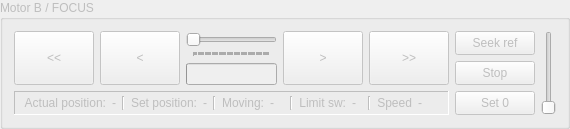
     <widget class="QGroupBox" name="group_b">
      <property name="enabled">
       <bool>false</bool>
      </property>
      <property name="title">
       <string>Motor B / FOCUS</string>
      </property>
      <layout class="QGridLayout" name="gridLayout_2">
       <item row="0" column="0">
        <layout class="QHBoxLayout" name="horizontalLayout_14">
         <item>
          <widget class="QPushButton" name="btn_b_left">
           <property name="sizePolicy">
            <sizepolicy hsizetype="Minimum" vsizetype="Expanding">
             <horstretch>0</horstretch>
             <verstretch>0</verstretch>
            </sizepolicy>
           </property>
           <property name="text">
            <string>&lt;&lt;</string>
           </property>
           <property name="autoRepeat">
            <bool>true</bool>
           </property>
           <property name="autoRepeatInterval">
            <number>50</number>
           </property>
          </widget>
         </item>
         <item>
          <widget class="QPushButton" name="btn_b_left_fine">
           <property name="sizePolicy">
            <sizepolicy hsizetype="Minimum" vsizetype="Expanding">
             <horstretch>0</horstretch>
             <verstretch>0</verstretch>
            </sizepolicy>
           </property>
           <property name="text">
            <string>&lt;</string>
           </property>
           <property name="autoRepeat">
            <bool>true</bool>
           </property>
           <property name="autoRepeatInterval">
            <number>50</number>
           </property>
          </widget>
         </item>
         <item>
          <layout class="QVBoxLayout" name="verticalLayout_3">
           <item>
            <widget class="QSlider" name="slider_b">
             <property name="sizePolicy">
              <sizepolicy hsizetype="Expanding" vsizetype="Minimum">
               <horstretch>0</horstretch>
               <verstretch>0</verstretch>
              </sizepolicy>
             </property>
             <property name="maximum">
              <number>65535</number>
             </property>
             <property name="orientation">
              <enum>Qt::Horizontal</enum>
             </property>
             <property name="tickPosition">
              <enum>QSlider::TicksBelow</enum>
             </property>
             <property name="tickInterval">
              <number>1000</number>
             </property>
            </widget>
           </item>
           <item>
            <widget class="QProgressBar" name="progress_b">
             <property name="maximum">
              <number>65535</number>
             </property>
             <property name="value">
              <number>0</number>
             </property>
             <property name="textVisible">
              <bool>false</bool>
             </property>
            </widget>
           </item>
          </layout>
         </item>
         <item>
          <widget class="QPushButton" name="btn_b_right_fine">
           <property name="sizePolicy">
            <sizepolicy hsizetype="Minimum" vsizetype="Expanding">
             <horstretch>0</horstretch>
             <verstretch>0</verstretch>
            </sizepolicy>
           </property>
           <property name="text">
            <string>&gt;</string>
           </property>
           <property name="autoRepeat">
            <bool>true</bool>
           </property>
           <property name="autoRepeatInterval">
            <number>50</number>
           </property>
          </widget>
         </item>
         <item>
          <widget class="QPushButton" name="btn_b_right">
           <property name="sizePolicy">
            <sizepolicy hsizetype="Minimum" vsizetype="Expanding">
             <horstretch>0</horstretch>
             <verstretch>0</verstretch>
            </sizepolicy>
           </property>
           <property name="text">
            <string>&gt;&gt;</string>
           </property>
           <property name="autoRepeat">
            <bool>true</bool>
           </property>
           <property name="autoRepeatInterval">
            <number>50</number>
           </property>
          </widget>
         </item>
        </layout>
       </item>
       <item row="0" column="1" rowspan="2">
        <layout class="QVBoxLayout" name="verticalLayout_4">
         <item>
          <widget class="QPushButton" name="btn_b_seek">
           <property name="sizePolicy">
            <sizepolicy hsizetype="Minimum" vsizetype="Expanding">
             <horstretch>0</horstretch>
             <verstretch>0</verstretch>
            </sizepolicy>
           </property>
           <property name="text">
            <string>Seek ref</string>
           </property>
          </widget>
         </item>
         <item>
          <widget class="QPushButton" name="btn_b_stop">
           <property name="sizePolicy">
            <sizepolicy hsizetype="Minimum" vsizetype="Expanding">
             <horstretch>0</horstretch>
             <verstretch>0</verstretch>
            </sizepolicy>
           </property>
           <property name="text">
            <string>Stop</string>
           </property>
          </widget>
         </item>
         <item>
          <widget class="QPushButton" name="btn_b_0">
           <property name="sizePolicy">
            <sizepolicy hsizetype="Minimum" vsizetype="Expanding">
             <horstretch>0</horstretch>
             <verstretch>0</verstretch>
            </sizepolicy>
           </property>
           <property name="text">
            <string>Set 0</string>
           </property>
          </widget>
         </item>
        </layout>
       </item>
       <item row="0" column="2" rowspan="2">
        <widget class="QSlider" name="slider_b_speed">
         <property name="orientation">
          <enum>Qt::Vertical</enum>
         </property>
        </widget>
       </item>
       <item row="1" column="0">
        <widget class="QFrame" name="frame_2">
         <property name="frameShape">
          <enum>QFrame::Panel</enum>
         </property>
         <property name="frameShadow">
          <enum>QFrame::Sunken</enum>
         </property>
         <layout class="QHBoxLayout" name="horizontalLayout_9">
          <property name="topMargin">
           <number>4</number>
          </property>
          <property name="bottomMargin">
           <number>4</number>
          </property>
          <item>
           <layout class="QHBoxLayout" name="horizontalLayout_10">
            <item>
             <widget class="QLabel" name="label_a_5">
              <property name="text">
               <string>Actual position:</string>
              </property>
              <property name="alignment">
               <set>Qt::AlignRight|Qt::AlignTrailing|Qt::AlignVCenter</set>
              </property>
             </widget>
            </item>
            <item>
             <widget class="QLabel" name="label_b_pos">
              <property name="text">
               <string>-</string>
              </property>
             </widget>
            </item>
           </layout>
          </item>
          <item>
           <widget class="Line" name="line_4">
            <property name="orientation">
             <enum>Qt::Vertical</enum>
            </property>
           </widget>
          </item>
          <item>
           <layout class="QHBoxLayout" name="horizontalLayout_11">
            <item>
             <widget class="QLabel" name="label_a_6">
              <property name="text">
               <string>Set position:</string>
              </property>
              <property name="alignment">
               <set>Qt::AlignRight|Qt::AlignTrailing|Qt::AlignVCenter</set>
              </property>
             </widget>
            </item>
            <item>
             <widget class="QLabel" name="label_b_setpos">
              <property name="text">
               <string>-</string>
              </property>
             </widget>
            </item>
           </layout>
          </item>
          <item>
           <widget class="Line" name="line_5">
            <property name="orientation">
             <enum>Qt::Vertical</enum>
            </property>
           </widget>
          </item>
          <item>
           <layout class="QHBoxLayout" name="horizontalLayout_12">
            <item>
             <widget class="QLabel" name="label_a_7">
              <property name="text">
               <string>Moving:</string>
              </property>
              <property name="alignment">
               <set>Qt::AlignRight|Qt::AlignTrailing|Qt::AlignVCenter</set>
              </property>
             </widget>
            </item>
            <item>
             <widget class="QLabel" name="label_b_status">
              <property name="text">
               <string>-</string>
              </property>
             </widget>
            </item>
           </layout>
          </item>
          <item>
           <widget class="Line" name="line_6">
            <property name="orientation">
             <enum>Qt::Vertical</enum>
            </property>
           </widget>
          </item>
          <item>
           <layout class="QHBoxLayout" name="horizontalLayout_13">
            <item>
             <widget class="QLabel" name="label_a_8">
              <property name="text">
               <string>Limit sw:</string>
              </property>
              <property name="alignment">
               <set>Qt::AlignRight|Qt::AlignTrailing|Qt::AlignVCenter</set>
              </property>
             </widget>
            </item>
            <item>
             <widget class="QLabel" name="label_b_limitsw">
              <property name="text">
               <string>-</string>
              </property>
             </widget>
            </item>
           </layout>
          </item>
          <item>
           <widget class="Line" name="line_11">
            <property name="orientation">
             <enum>Qt::Vertical</enum>
            </property>
           </widget>
          </item>
          <item>
           <layout class="QHBoxLayout" name="horizontalLayout_23">
            <item>
             <widget class="QLabel" name="label_a_15">
              <property name="text">
               <string>Speed</string>
              </property>
              <property name="alignment">
               <set>Qt::AlignRight|Qt::AlignTrailing|Qt::AlignVCenter</set>
              </property>
             </widget>
            </item>
            <item>
             <widget class="QLabel" name="label_b_speed">
              <property name="text">
               <string>-</string>
              </property>
             </widget>
            </item>
           </layout>
          </item>
         </layout>
        </widget>
       </item>
      </layout>
      <zorder>frame_2</zorder>
      <zorder></zorder>
      <zorder>slider_b_speed</zorder>
     </widget>
